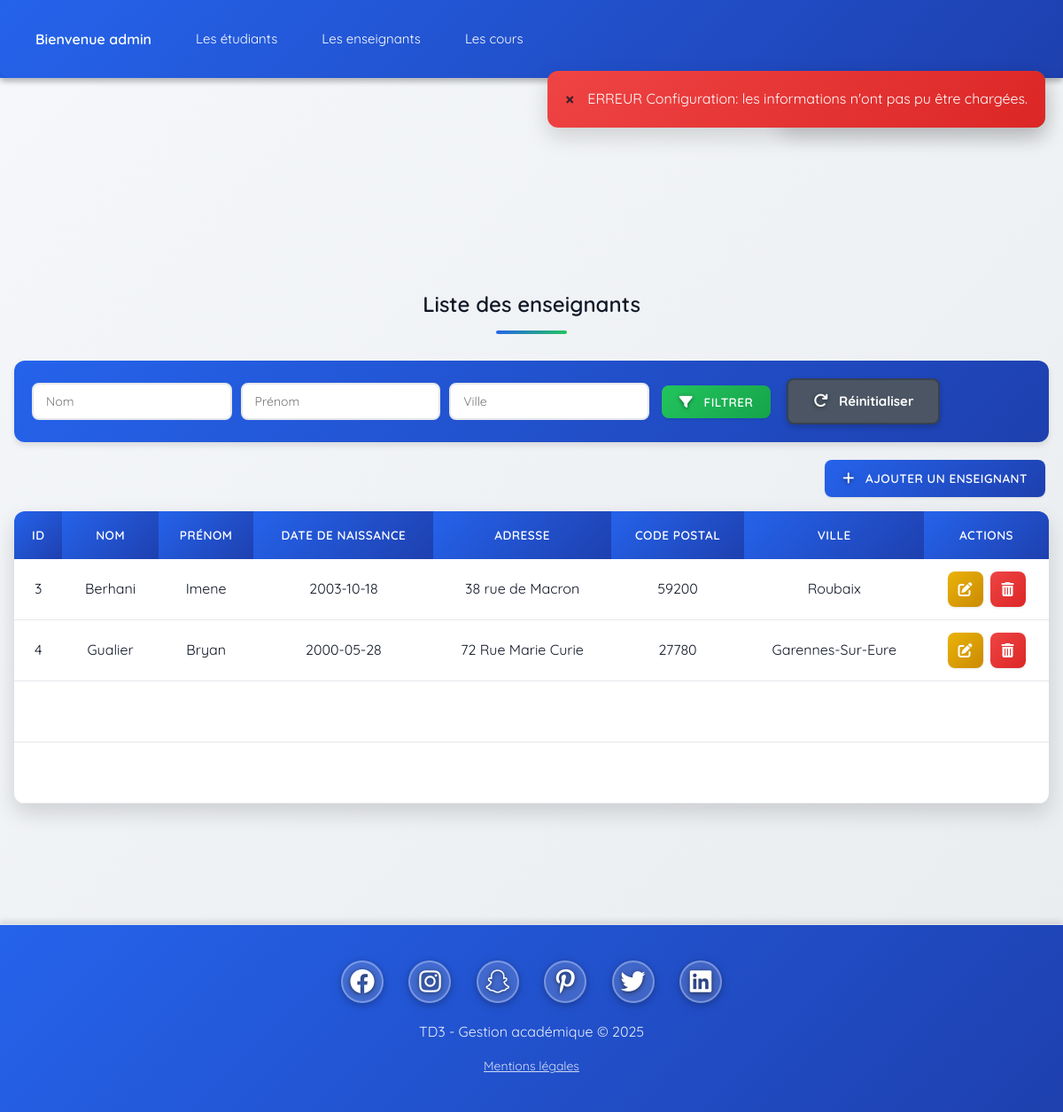
Page /index.php?element=enseignants&action=list (signed in) on the committed database.
### tables this page shows
CREATE TABLE `mp_enseignants` (
  `rowid` int(11) NOT NULL,
  `firstname` varchar(64) NOT NULL,
  `lastname` varchar(64) NOT NULL,
  `birthday` date DEFAULT NULL,
  `adress` text DEFAULT NULL,
  `zipcode` varchar(8) DEFAULT NULL,
  `town` varchar(32) DEFAULT NULL,
  `fk_user` int(11) DEFAULT NULL
);

### index.php (called while the page is built, shortened)
<?php
require_once(dirname(__FILE__) . '/lib/myproject.lib.php');
include dirname(__FILE__) . '/main.inc.php';

### class/enseignant.class.php (called while the page is built, shortened)
<?php
class Enseignant
{
    public function __get(string $att) { return $this->$att ?? null; }
    private static function getPDO(): PDO
    {
        $host = 'localhost';
        $dbname = 'r301project';
        $user = 'simpleuser';
        $pass = 'simplepass';
        $dsn = "mysql:host=$host;dbname=$dbname;charset=utf8mb4";
        return new PDO($dsn, $user, $pass, [
            PDO::ATTR_ERRMODE => PDO::ERRMODE_EXCEPTION,
            PDO::ATTR_DEFAULT_FETCH_MODE => PDO::FETCH_ASSOC
        ]);
    }
    public static function fetchAll(): array
    {
        $pdo = self::getPDO();
        $stmt = $pdo->query("SELECT * FROM mp_enseignants ORDER BY lastname, firstname");
        return array_map(fn($r)=>new Enseignant($r), $stmt->fetchAll());
    }
}

### enseignants/controllers/list.php (called while the page is built, shortened)
<?php
require_once dirname(__FILE__).'/../../class/enseignant.class.php';
$criteria = [];
$enseignants = !empty($criteria)
    ? Enseignant::find($criteria)
    : Enseignant::fetchAll();

### lib/myproject.lib.php (called while the page is built, shortened)
<?php
function capitalizeName(?string $name): string {
    if (empty($name)) {
        return '';
    }
    return mb_convert_case(trim($name), MB_CASE_TITLE, 'UTF-8');
}

### enseignants/views/list.php (the view, shortened to what this page needs)
<?php
require_once dirname(__FILE__) . '/../../lib/myproject.lib.php';
?>
<div class="w3-container">
    <h2 class="w3-center">Liste des enseignants</h2>
    <form method="get" action="index.php" class="w3-bar w3-margin-bottom">
        <input type="text" name="lastname" placeholder="Nom" value="<?= $_GET['lastname'] ?? '' ?>" class="w3-input w3-bar-item w3-border" style="width:20%">
        <input type="text" name="firstname" placeholder="Prénom" value="<?= $_GET['firstname'] ?? '' ?>" class="w3-input w3-bar-item w3-border" style="width:20%">
        <input type="text" name="town" placeholder="Ville" value="<?= $_GET['town'] ?? '' ?>" class="w3-input w3-bar-item w3-border" style="width:20%">
        <button type="submit" class="w3-button w3-green w3-bar-item">
            <i class="fas fa-filter"></i> Filtrer
        </button>
        <a href="index.php?element=enseignants&action=list" class="w3-button w3-gray w3-bar-item">
            <i class="fas fa-redo"></i> Réinitialiser
        </a>
    </form>
    <div class="w3-right w3-margin-bottom">
        <a href="index.php?element=enseignants&action=add" class="w3-button w3-blue w3-round">
            <i class="fas fa-plus"></i> Ajouter un enseignant
        </a>
    </div>
    <table class="w3-table-all w3-hoverable">
        <thead>
            <tr class="w3-light-grey">
                <th>ID</th>
                <th>Nom</th>
                <th>Prénom</th>
                <th>Date de naissance</th>
                <th>Adresse</th>
                <th>Code postal</th>
                <th>Ville</th>
                <th>Actions</th>
            </tr>
        </thead>
        <tbody>
            <?php if (!empty($enseignants)): ?>
                <?php foreach ($enseignants as $ens): ?>
                    <tr>
                        <td><?= htmlspecialchars((string)$ens->rowid) ?></td>
                        <td><?= htmlspecialchars(capitalizeName($ens->lastname)) ?></td>
                        <td><?= htmlspecialchars(capitalizeName($ens->firstname)) ?></td>
                        <td><?= htmlspecialchars($ens->birthday) ?></td>
                        <td><?= htmlspecialchars($ens->adress) ?></td>
                        <td><?= htmlspecialchars($ens->zipcode) ?></td>
                        <td><?= htmlspecialchars($ens->town) ?></td>
                        <td>
                            <div class="action-buttons">
                                <a href="index.php?element=enseignants&action=edit&id=<?= $ens->rowid ?>"
                                   class="action-btn action-btn-edit"
                                   title="Modifier cet enseignant">
                                    <i class="fas fa-edit"></i>
                                </a>
                                <a href="index.php?element=enseignants&action=delete&id=<?= $ens->rowid ?>"
                                   class="action-btn action-btn-delete"
                                   title="Supprimer cet enseignant">
                                    <i class="fas fa-trash-alt"></i>
                                </a>
                            </div>
                        </td>
                    </tr>
                <?php endforeach; ?>
            <?php else: ?>
                <tr>
                    <td colspan="8" class="w3-center">Aucun enseignant trouvé.</td>
                </tr>
            <?php endif; ?>
        </tbody>
    </table>
</div>

### inc/head.php (style rules this page uses)
* { box-sizing: border-box; }
body { font-family: 'Quicksand', sans-serif !important; background: linear-gradient(135deg, #f5f7fa 0%, #e9ecef 100%) !important; margin: 0; padding: 0; }
a { text-decoration: none !important; }
table { border-collapse: collapse; width: 100%; }

### rows in the picture
mp_enseignants: rowid "3", lastname "Berhani", firstname "Imene", birthday "2003-10-18", adress "38 rue de Macron", zipcode "59200", town "Roubaix"
mp_enseignants: rowid "4", lastname "Gualier", firstname "Bryan", birthday "2000-05-28", adress "72 Rue Marie Curie", zipcode "27780", town "Garennes-Sur-Eure"

### other values in the picture
$_SESSION['login'] "admin"
$menu "Les étudiants"
$menu "Les enseignants"
$menu "Les cours"
$mesg "Connexion réussie admin"
$err "ERREUR Configuration: les informations n'ont pas pu être chargées."
